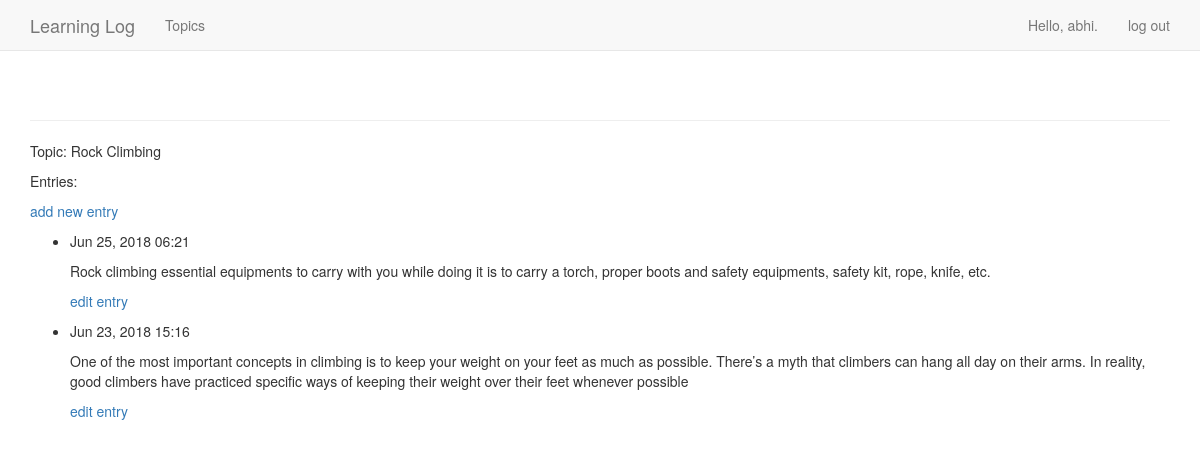
The app's page /topics/2/ (signed in), older data.
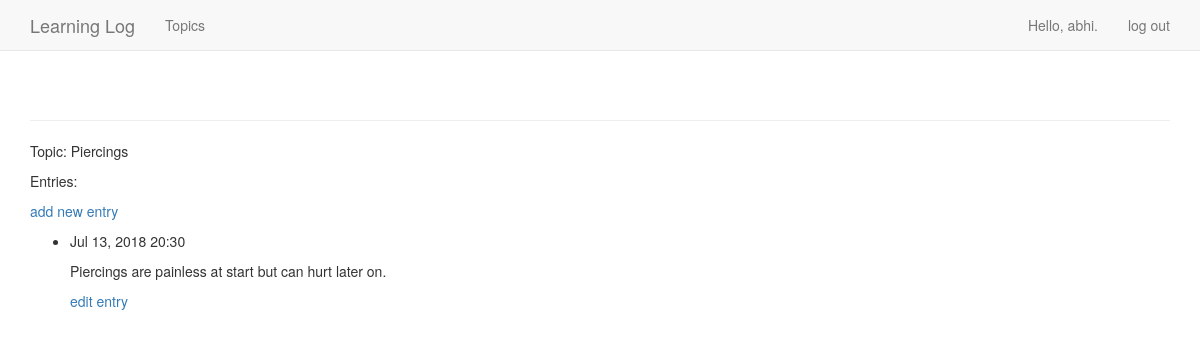
The same page, newer data.
### learning_logs/models.py (models this page shows, shortened)
class Topic(models.Model):
    text = models.CharField(max_length=200)
    date_added = models.DateTimeField(auto_now_add=True)
    def __str__(self):
        return self.text

class Entry(models.Model):
    topic = models.ForeignKey('Topic', on_delete=models.PROTECT)
    text = models.TextField()
    date_added = models.DateTimeField(auto_now_add=True)
    class Meta:
        verbose_name_plural = 'entries'

### learning_logs/views.py (the view)
# urls.py: url(r'^topics/(?P<topic_id>\d+)/$', views.topic, name='topic'),
@login_required
def topic(request, topic_id):
    topic = Topic.objects.get(id=topic_id)
    entries = topic.entry_set.order_by('-date_added')
    context = {'topic': topic, 'entries': entries}
    return render(request, 'learning_logs/topic.html', context)

### learning_logs/templates/learning_logs/topic.html
{% extends 'learning_logs/base.html' %}
{% block content %}
  <p>Topic: {{ topic }}</p>
  <p>Entries:</p>
  <p>
      <a href="{% url 'learning_logs:new_entry' topic.id %}">add new entry</a>
  </p>
  <ul>
  {% for entry in entries %}
    <li>
      <p>{{ entry.date_added|date:'M d, Y H:i' }}</p>
      <p>{{ entry.text|linebreaks }}</p>
      <p>
        <a href="{% url 'learning_logs:edit_entry' entry.id %}">edit entry</a>
      </p>
    </li>
  {% empty %}
    <li>
      There are no entries for this topic yet.
    </li>
  {% endfor %}
  </ul>
{% endblock content %}

### learning_logs/templates/learning_logs/base.html (shortened to what this page needs)
{% load bootstrap3 %}
<!DOCTYPE html>
<html lang="en">
  <head>
    {% bootstrap_css %}
  </head>
  <body>
    <nav class="navbar navbar-default navbar-static-top">
      <div class="container">
        <div class="navbar-header">
          <a class="navbar-brand" href="{% url 'learning_logs:index' %}">
              Learning Log</a>
        </div>
        <div id="navbar" class="navbar-collapse collapse">
          <ul class="nav navbar-nav">
            <li><a href="{% url 'learning_logs:topics' %}">Topics</a></li>
          </ul>
          <ul class="nav navbar-nav navbar-right">
            {% if user.is_authenticated %}
              <li><a>Hello, {{ user.username }}.</a></li>
              <li><a href="{% url 'users:logout' %}">log out</a></li>
            {% else %}
              <li><a href="{% url 'users:register' %}">register</a></li>
              <li><a href="{% url 'users:login' %}">log in</a></li>
            {% endif %}
          </ul>
        </div>
      </div>
    </nav>
    <div class="container">
      <div class="page-header">
      </div>
      <div>
        {% block content %}{% endblock %}
      </div>
    </div>
  </body>
</html>

Row changes from the older to the newer data that the page shows:
removed Entry: date_added "Jun 25, 2018 06:21", text "Rock climbing essential equipments to carry with you while doing it is to carry a torch, proper boots and safety equipments, safety kit, rope, knife, etc."
removed Entry: date_added "Jun 23, 2018 15:16", text "One of the most important concepts in climbing is to keep your weight on your feet as much as possible. There’s a myth that climbers can hang all day on their arms. In reality, good climbers have practiced specific ways of keeping their weight over their feet whenever possible"
changed Topic: text "Rock Climbing" → "Piercings"
now on this page (row edited): Entry: date_added "Jul 13, 2018 20:30", text "Piercings are painless at start but can hurt later on."
